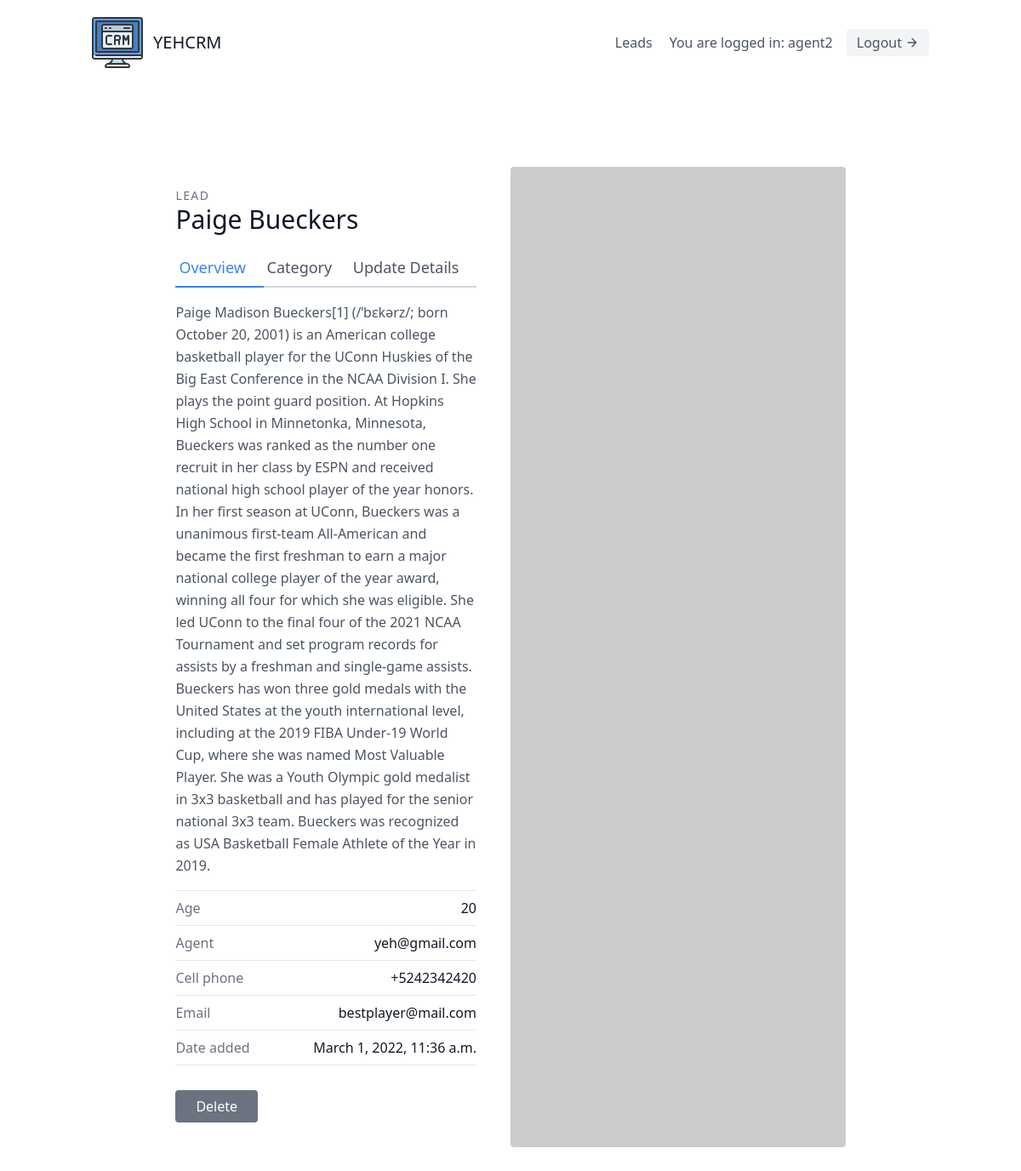
The app's page /leads/1/ (signed in) with its own data.
### leads/models.py (models this page shows, shortened)
class User(AbstractUser):
    is_organizor = models.BooleanField(default=True)
    is_agent = models.BooleanField(default=False)

class Lead(models.Model):
    first_name = models.CharField(max_length=20)
    last_name = models.CharField(max_length=20)
    age = models.IntegerField(default=0)
    organization = models.ForeignKey(UserProfile,on_delete=models.CASCADE)
    agent = models.ForeignKey("Agent",related_name='leads',null=True,blank=True,on_delete = models.SET_NULL)
    category = models.ForeignKey("Category",related_name='leads',null=True,blank=True,on_delete = models.SET_NULL)
    description = models.TextField()
    date_added = models.DateTimeField(auto_now_add=True)
    phone_number = models.CharField(max_length=20)
    email = models.EmailField()

class Agent(models.Model):
    user = models.OneToOneField("User",on_delete=models.CASCADE)
    organization = models.ForeignKey(UserProfile,on_delete=models.CASCADE)
    def __str__(self):
        return self.user.email

### leads/views.py (the view)
# urls.py: path('<int:pk>/',LeadDetailView.as_view(),name='lead-detail'),
class LeadDetailView(LoginRequiredMixin,DetailView):
    template_name = "leads/lead_detail.html"
    queryset = Lead.objects.all()
    context_object_name = "lead"

### leads/templates/leads/lead_detail.html (shortened to what this page needs)
{% extends "base.html" %}
{% block content %}
<section class="text-gray-600 body-font overflow-hidden">
  <div class="container px-5 py-24 mx-auto">
    <div class="lg:w-4/5 mx-auto flex flex-wrap">
      <div class="lg:w-1/2 w-full lg:pr-10 lg:py-6 mb-6 lg:mb-0">
        <h2 class="text-sm title-font text-gray-500 tracking-widest">LEAD</h2>
        <h1 class="text-gray-900 text-3xl title-font font-medium mb-4">{{lead.first_name}} {{lead.last_name}}</h1>
        <div class="flex mb-4">
          <a href="{% url 'leads:lead-detail' lead.pk%}"class="flex-grow text-blue-500 border-b-2 border-blue-500 py-2 text-lg px-1">
            Overview
          </a>
          <a href="{% url 'leads:lead-category-update' lead.pk%}"class="flex-grow border-b-2 border-gray-300 py-2 text-lg px-1">
            Category
          </a>
          <a href="{% url 'leads:lead-update' lead.pk%}"class="flex-grow border-b-2 border-gray-300 py-2 text-lg px-1">
            Update Details
          </a>
        </div>
        <p class="leading-relaxed mb-4">
          {{lead.description}}
        </p>
        <div class="flex border-t border-gray-200 py-2">
          <span class="text-gray-500">Age</span>
          <span class="ml-auto text-gray-900">{{lead.age}}</span>
        </div>
        <div class="flex border-t border-gray-200 py-2">
          <span class="text-gray-500">Agent</span>
          <span class="ml-auto text-gray-900">{{lead.agent}}</span>
        </div>
        <div class="flex border-t border-gray-200 py-2">
          <span class="text-gray-500">Cell phone</span>
          <span class="ml-auto text-gray-900">{{lead.phone_number}}  </span>
        </div>
        <div class="flex border-t border-gray-200 py-2">
          <span class="text-gray-500">Email</span>
          <span class="ml-auto text-gray-900">{{lead.email}}  </span>
        </div>
        <div class="flex border-t border-b mb-6 border-gray-200 py-2">
          <span class="text-gray-500">Date added</span>
          <span class="ml-auto text-gray-900">{{lead.date_added}}  </span>
        </div>
        <div class="py-3 ">
          <a href="{% url 'leads:lead-delete' lead.pk%}"class="w-1/3 text-white bg-gray-500 border-0 py-2 px-6 focus:outline-none hover:bg-blue-600 rounded">
              Delete
          </a>
        </div>
      </div>
      <img alt="ecommerce" class="lg:w-1/2 w-full lg:h-auto h-64 object-cover object-center rounded" src="https://dummyimage.com/400x400">
    </div>
  </div>
</section>
{% endblock content %}

### templates/navbar.html (shortened to what this page needs)
{% load static %}
<header class="text-gray-600 body-font">
  <div class="container mx-auto flex flex-wrap p-5 flex-col md:flex-row items-center">
    <a href="{% url 'landing-page'%}"class="flex title-font font-medium items-center text-gray-900 mb-4 md:mb-0">
      <img src="{% static 'images/Logo_CRM.svg' %}"/>
      <span class="ml-3 text-xl">YEHCRM</span>
    </a>
    <nav class="md:ml-auto flex flex-wrap items-center text-base justify-center">
        {% if not request.user.is_authenticated %}
          <a href="{% url 'signup' %}" class="mr-5 hover:text-gray-900">Sign up</a>
        {% else %}
          <a href="{% url 'leads:lead-list' %}" class="mr-5 hover:text-gray-900">Leads</a>
        {% endif %}
    </nav>
    {% if request.user.is_authenticated %}
      You are logged in: {{request.user.username}}
      <a href="{% url 'logout' %}" class="ml-4 inline-flex items-center bg-gray-100 border-0 py-1 px-3 focus:outline-none hover:bg-gray-200 rounded text-base mt-4 md:mt-0">
        Logout
        <svg fill="none" stroke="currentColor" stroke-linecap="round" stroke-linejoin="round" stroke-width="2" class="w-4 h-4 ml-1" viewBox="0 0 24 24">
          <path d="M5 12h14M12 5l7 7-7 7"></path>
        </svg>
      </a>
    {% endif %}
  </div>
</header>

### records on screen
User: user.username "agent2"
Lead: first_name "Paige", last_name "Bueckers", description "Paige Madison Bueckers[1] (/ˈbɛkərz/; born October 20, 2001) is an American college basketball player for the UConn Huskies of the Big East Conference in the NCAA Division I. She plays the point guard position. At Hopkins High School in Minnetonka, Minnesota, Bueckers was ranked as the number one recruit in her class by ESPN and received national high school player of the year honors. In her first season at UConn, Bueckers was a unanimous first-team All-American and became the first freshman to earn a major national college player of the year award, winning all four for which she was eligible. She led UConn to the final four of the 2021 NCAA Tournament and set program records for assists by…", age "20", agent "yeh@gmail.com", phone_number "+5242342420", email "bestplayer@mail.com", date_added "March 1, 2022, 11:36 a.m."
